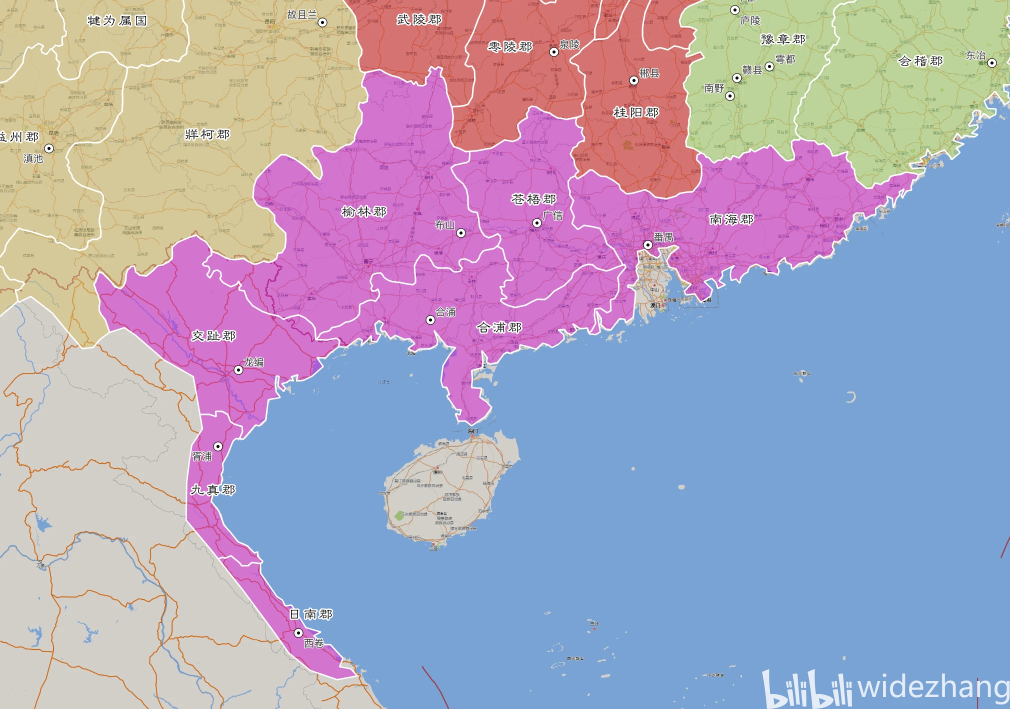
#> input picture docs/ref_imgs/交州.png, 2020 x 1418 px, given in place of 全览-郡治.png, which was not available (shown at 1/2 size)
$ python extract_states_v2.py
#> lines starting #> are read from the running program, lines starting #| are printed output that depends on the picture; after the words box and inside, x2 and y2 are one past the last pixel; in counts of white or black regions, pixels touching at a corner belong together; pictures that were not available may be replaced by others from this repository, and a replacement may not be noted
# -*- coding: utf-8 -*-
"""提取13州边界 v2：按'有彩色倾向的浅色填充'聚类，改进背景判定。"""
import numpy as np
from PIL import Image
import json, os
from collections import Counter

BASE = r"E:\projects\3D地图制作\汉末十三州地图范例"
OUT_JSON = r"E:\projects\3D地图制作\legend_states.json"

LON0, LON1, LAT0, LAT1 = 75.0, 140.0, 15.0, 55.0
BW, BH = 15600, 9600

def is_state_color(c):
    r, g, b = c
    if max(c) - min(c) < 25:
        return False  # 灰/白
    if b > r + 20 and b > 150:
        return False  # 海洋
    if r < 60 and g < 60 and b < 60:
        return False  # 黑
    if r > 150 and g < 90 and b < 90:
        return False  # 红(现代)
    return True

def extract(src_name, preview_name):
#> called with src_name = '全览-郡治.png'
    print(f"\n=== {src_name} ===")
    ov = Image.open(os.path.join(BASE, src_name)).convert("RGB")
#> ov is the input picture: PIL image 2020x1418 RGB; mean R, G, B 172, 165.6, 190.4
    OW, OH = ov.size
#> OW = 2020; OH = 1418
    arr = np.array(ov, dtype=np.uint8)
    flat = arr.reshape(-1, 3)
    # 候选州色
    q = (flat // 8 * 8)
    cnt = Counter(map(tuple, q.tolist()))
#> cnt = 4463 items
    cands = []
    for color, n in cnt.most_common(60):
        if is_state_color(color):
            cands.append((color, n / flat.shape[0]))
#> this loop made 60 passes
#> (n, r in is_state_color, g in is_state_color, b in is_state_color) on passes 1 to 12: (1128601, 120, 160, 208), (306780, 208, 112, 200), (289631, 208, 200, 200), (222055, 208, 200, 152), (122299, 184, 208, 152), (114760, 208, 112, 112), (49899, 208, 112, 208), (27666, 248, 248, 248), (25338, 208, 200, 144), (22103, 208, 208, 200), (18336, 208, 200, 192), (11833, 184, 208, 144)
#> after the loop, cands = 42 items
    print(f"候选彩色浅色数: {len(cands)}")
#| 候选彩色浅色数: 42
    for c, f in cands[:18]:
        print(f"  RGB{c}: {f*100:.2f}%")
#> this loop made 18 passes
#> (c, f) on passes 1 to 12: ((208, 112, 200), 0.107), ((208, 200, 152), 0.0775), ((184, 208, 152), 0.0427), ((208, 112, 112), 0.0401), ((208, 112, 208), 0.0174), ((208, 200, 144), 0.00885), ((184, 208, 144), 0.00413), ((208, 192, 144), 0.00411), ((200, 112, 200), 0.00355), ((216, 200, 152), 0.00322), ((208, 112, 104), 0.00315), ((216, 112, 200), 0.00251)
#|   RGB(208, 112, 200): 10.71%
#|   RGB(208, 200, 152): 7.75%
#|   RGB(184, 208, 152): 4.27%
#|   RGB(208, 112, 112): 4.01%
#|   RGB(208, 112, 208): 1.74%
#|   RGB(208, 200, 144): 0.88%
#|   RGB(184, 208, 144): 0.41%
#|   RGB(208, 192, 144): 0.41%
#> (further printed lines are left out)
    state_colors = [c for c, f in cands[:13]]
#> state_colors = [(208, 112, 200), (208, 200, 152), (184, 208, 152), (208, 112, 112), (208, 112, 208), (208, 200, 144), (184, 208, 144), (208, 192, 144), (200, 112, 200), (216, 200, 152), (208, 112, 104), (216, 112, 200), (216, 200, 144)]
    print(f"选 {len(state_colors)} 州色")
#| 选 13 州色
    # 分配
    fi = flat.astype(np.int32)
    state_arr = np.full(fi.shape[0], -1, dtype=np.int16)
    for i, sc in enumerate(state_colors):
        sc = np.array(sc, dtype=np.int32)
        d = np.sum((fi - sc) ** 2, axis=1)
        state_arr[d < 1500] = i
#> this loop made 13 passes
    state_map = state_arr.reshape(OH, OW)
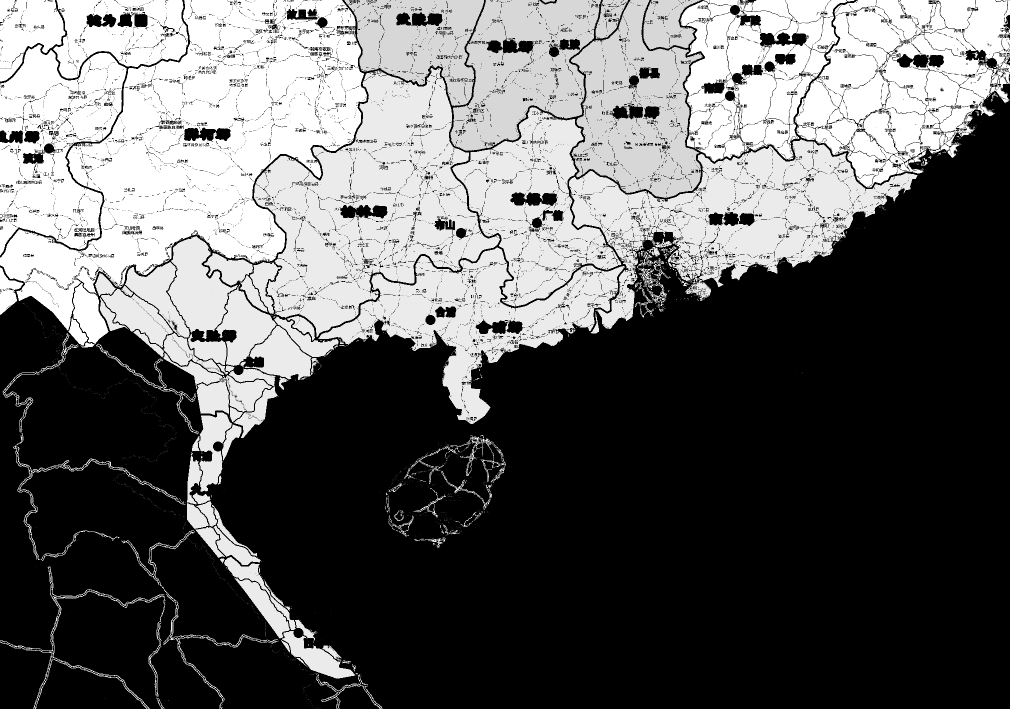
#> state_map: shape (1418, 2020) int16 (shown at 1/2 size); min -1, max 12, mean 3.9; drawn with min black and max white
    # 边缘
    states_out = {}
    preview = np.full((OH, OW, 3), 255, dtype=np.uint8)
    for i, sc in enumerate(state_colors):
        mask = (state_map == i)
        up = np.roll(mask, 1, 0); dn = np.roll(mask, -1, 0)
        lf = np.roll(mask, 1, 1); rt = np.roll(mask, -1, 1)
        edge = mask & ~(up & dn & lf & rt)
        ys, xs = np.where(edge)
        pts = np.stack([(xs / OW) * BW, (ys / OH) * BH], axis=1).astype(np.int32)
        states_out[i] = {"color": list(sc), "area": int(mask.sum()),
                         "n_edge": int(len(pts)),
                         "pts": pts[::max(1, len(pts)//4000)].tolist()}
        preview[ys, xs] = sc
#> this loop made 13 passes
#> pass 1, in extract, `mask = (state_map == i)`:
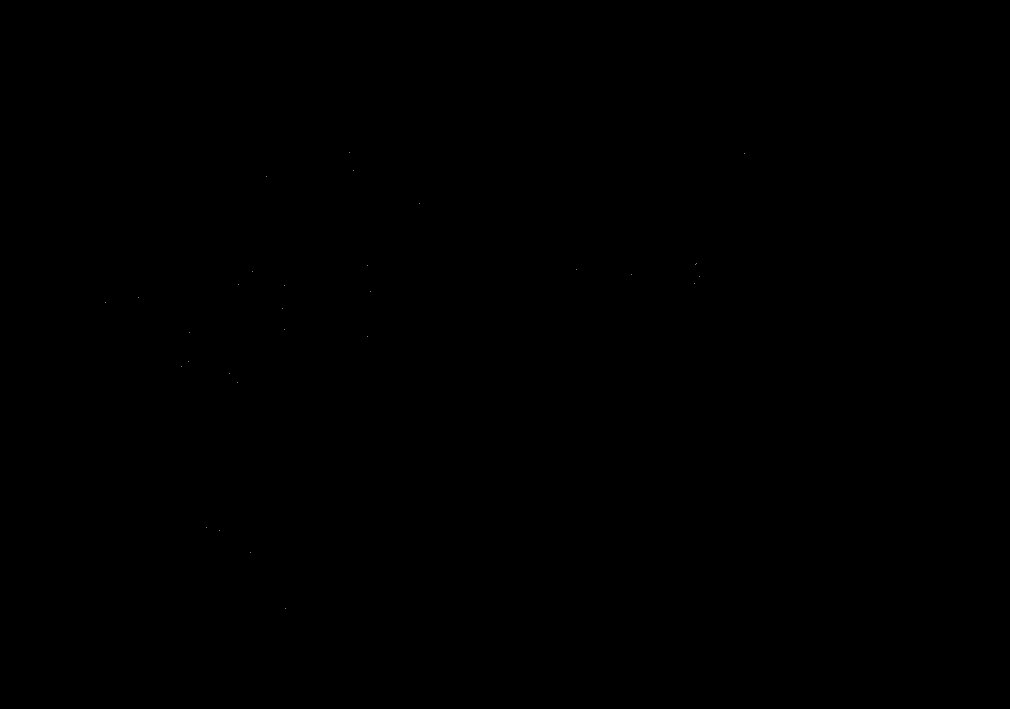
#> mask: shape (1418, 2020) bool (shown at 1/2 size); 0% white in thin lines or dots, all inside (x1, y1, x2, y2) = (210, 304, 1490, 1217)
#> after the loop: edge: shape (1418, 2020) bool; 2.5% white in thin lines or dots
#> after the loop: mask: shape (1418, 2020) bool; 17.2% white; 2063 white regions (1926 under 20 px), largest, box (x1, y1, x2, y2) and area: (0, 0, 734, 577) 202687, (1590, 0, 2020, 375) 94703, (1361, 0, 1694, 323) 62797
#> after the loop:
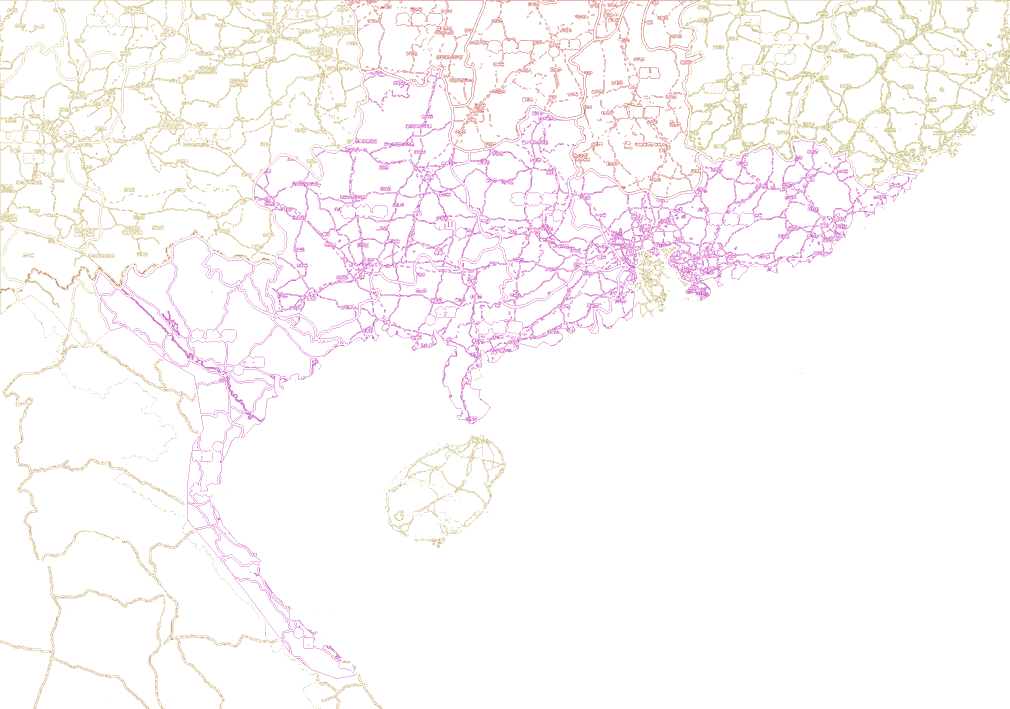
#> preview: shape (1418, 2020, 3) (shown at 1/2 size); mean of channels 0, 1, 2 252.1, 248.3, 248.6; drawn as R, G, B
#> after the loop, states_out = 13 items
    result = {"src": src_name, "size": [OW, OH],
              "state_colors": [list(c) for c in state_colors],
              "states": {str(k): v for k, v in states_out.items()}}
    Image.fromarray(preview).resize((1986, 1403)).save(preview_name)
    print(f"预览: {preview_name}")
    return result

r1 = extract("全览-郡治.png", r"E:\projects\3D地图制作\rendered\legend_extract_a.png")
#> r1 = 4 items
r2 = extract("全览-郡级.png", r"E:\projects\3D地图制作\rendered\legend_extract_b.png")
#> call 2 of extract, with src_name = '全览-郡级.png'
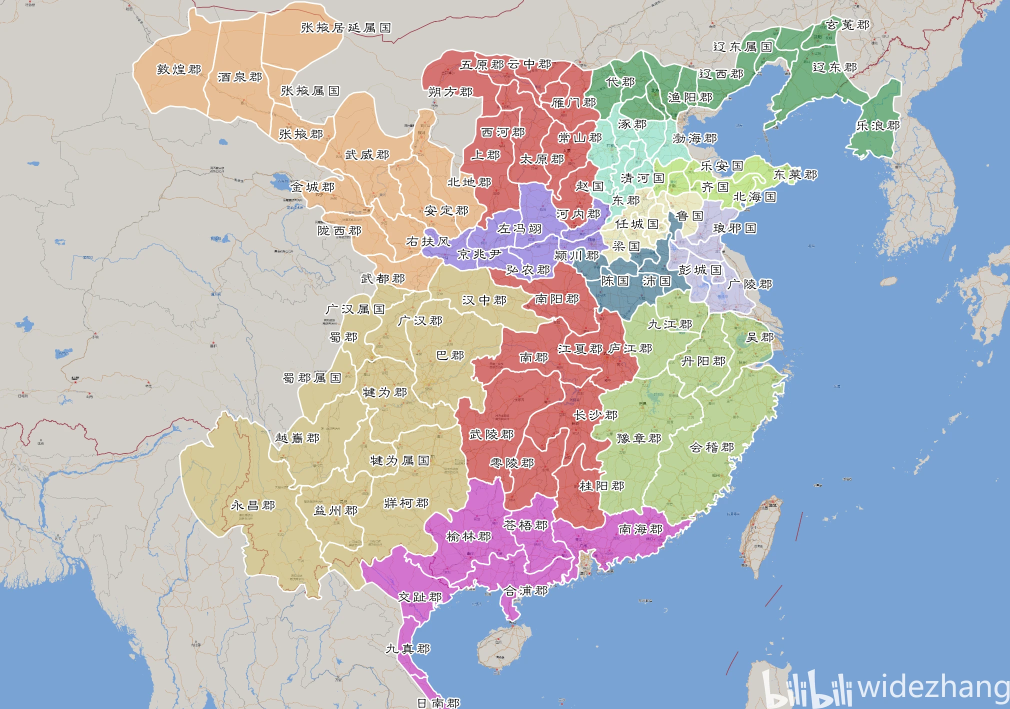
#> input picture docs/ref_imgs/全览-郡级.png, 2020 x 1418 px, found by its file name (shown at 1/2 size)
#> in extract, ov is the input picture: PIL image 2020x1418 RGB; mean R, G, B 181.4, 184.1, 190.2
#> in extract (call 2), `cnt = Counter(map(tuple, q.tolist()))`: cnt = 4860 items
#> the loop in extract (call 2), `for color, n in cnt.most_common(60):` made 60 passes
#> (n, r in is_state_color, g in is_state_color, b in is_state_color) on passes 1 to 12: (773695, 120, 160, 208), (699457, 208, 200, 200), (104416, 208, 200, 152), (82824, 248, 248, 248), (79636, 208, 200, 192), (79056, 208, 112, 112), (75480, 224, 184, 144), (58020, 208, 208, 200), (48944, 184, 208, 152), (34494, 208, 112, 200), (24628, 208, 200, 144), (22478, 248, 248, 240)
#> after the loop in extract (call 2), `for color, n in cnt.most_common(60):`: cands = 28 items
#| 候选彩色浅色数: 28
#> the loop in extract (call 2), `for c, f in cands[:18]:` made 18 passes
#> (c, f) on passes 1 to 12: ((208, 200, 152), 0.0365), ((208, 112, 112), 0.0276), ((224, 184, 144), 0.0264), ((184, 208, 152), 0.0171), ((208, 112, 200), 0.012), ((208, 200, 144), 0.0086), ((112, 176, 128), 0.00754), ((208, 112, 104), 0.00542), ((184, 208, 144), 0.00462), ((232, 184, 144), 0.00455), ((208, 192, 144), 0.00439), ((216, 200, 152), 0.0029)
#|   RGB(208, 200, 152): 3.65%
#|   RGB(208, 112, 112): 2.76%
#|   RGB(224, 184, 144): 2.64%
#|   RGB(184, 208, 152): 1.71%
#|   RGB(208, 112, 200): 1.20%
#|   RGB(208, 200, 144): 0.86%
#|   RGB(112, 176, 128): 0.75%
#|   RGB(208, 112, 104): 0.54%
#> (further printed lines are left out)
#> in extract (call 2), `state_colors = [c for c, f in cands[:13]]`: state_colors = [(208, 200, 152), (208, 112, 112), (224, 184, 144), (184, 208, 152), (208, 112, 200), (208, 200, 144), (112, 176, 128), (208, 112, 104), (184, 208, 144), (232, 184, 144), (208, 192, 144), (216, 200, 152), (224, 184, 152)]
#| 选 13 州色
#> the loop in extract (call 2), `for i, sc in enumerate(state_colors):` made 13 passes
#> in extract (call 2), `state_map = state_arr.reshape(OH, OW)`:
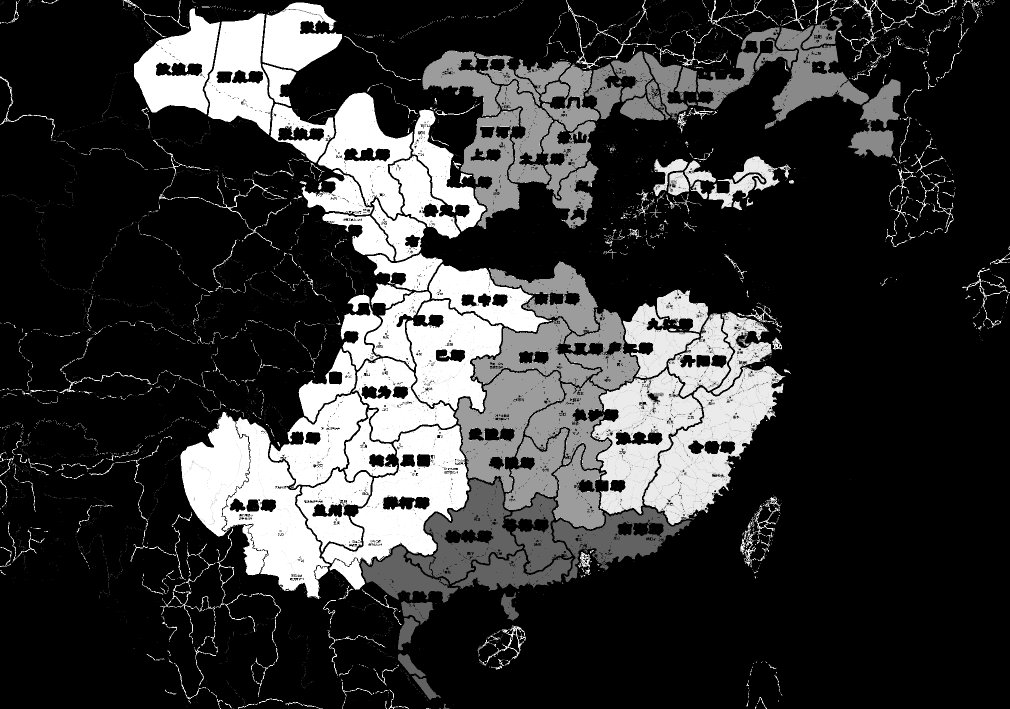
#> state_map: shape (1418, 2020) int16 (shown at 1/2 size); min -1, max 12, mean 1.77; drawn with min black and max white
#> the loop in extract (call 2), `for i, sc in enumerate(state_colors):` made 13 passes
#> after the loop in extract (call 2), `for i, sc in enumerate(state_colors):`: edge: shape (1418, 2020) bool; 1.9% white in thin lines or dots
#> after the loop in extract (call 2), `for i, sc in enumerate(state_colors):`: mask: shape (1418, 2020) bool; 12.1% white; 6430 white regions (6271 under 20 px), largest, box (x1, y1, x2, y2) and area: (643, 851, 939, 1132) 35283, (445, 834, 660, 1198) 30071, (813, 600, 1005, 824) 24271
#> after the loop in extract (call 2), `for i, sc in enumerate(state_colors):`:
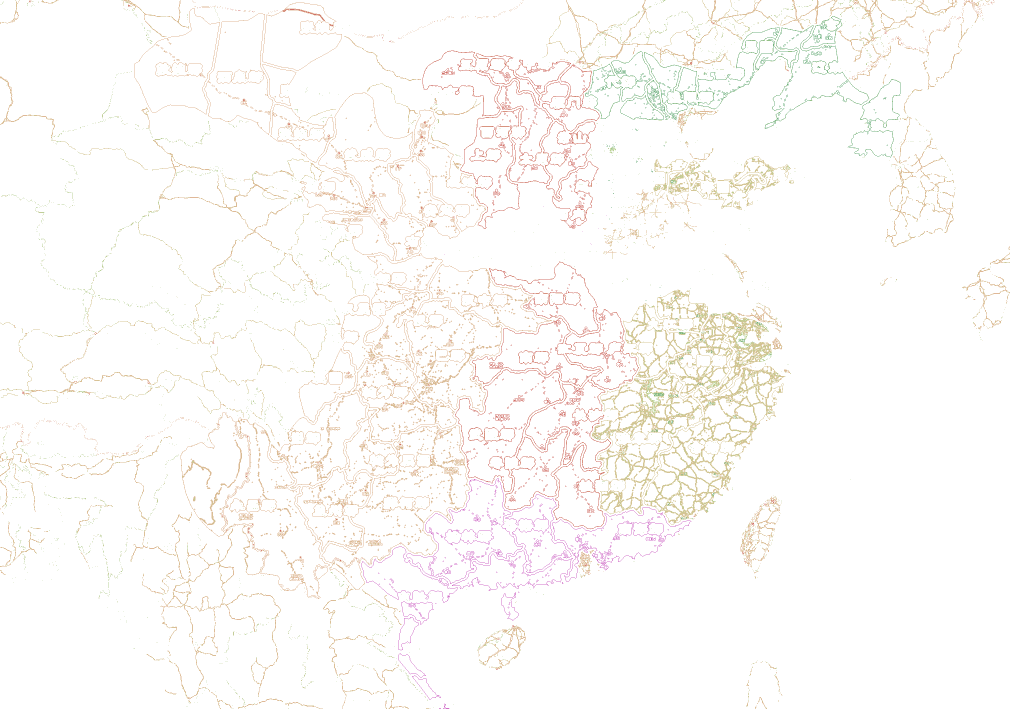
#> preview: shape (1418, 2020, 3) (shown at 1/2 size); mean of channels 0, 1, 2 252.5, 250.8, 249; drawn as R, G, B
#> r2 = 4 items
with open(OUT_JSON, "w", encoding="utf-8") as f:
    json.dump({"a": r1, "b": r2}, f, ensure_ascii=False)
print("\n保存 legend_states.json")
